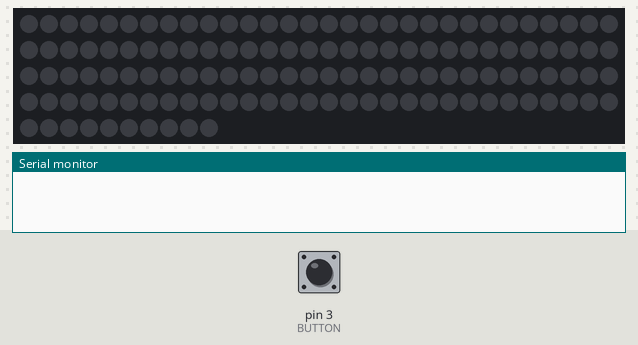
Recording of a program running on a simulated Arduino Pro Mini, built with avr-gcc and run on an emulated ATmega328P. Shown: 130 RGB LEDs in strip order, left to right, continuing on the next row, the last lines printed to the serial monitor. The test bench sets the inputs (shaded band); at power-on: pin 3 (BUTTON) LOW.

Above: at 1.2 s.
1.3 s: pin 3 (BUTTON) pulled HIGH for 3.2 s
At 5.3 s:
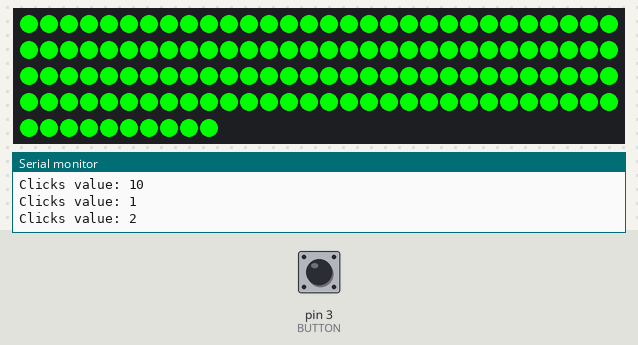
6.0 s: pin 3 (BUTTON) pulled HIGH for 1 s
At 6.73 s:
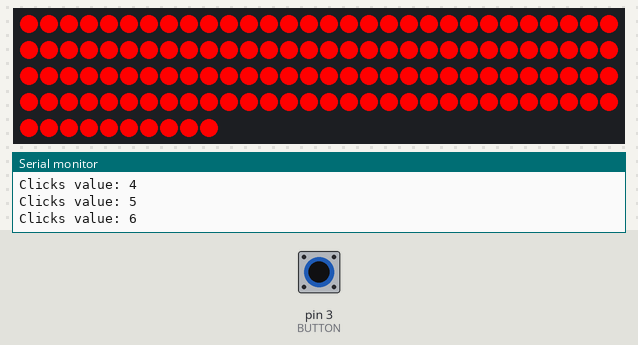
10.0 s: pin 3 (BUTTON) pulled HIGH for 0.15 s
10.7 s: pin 3 (BUTTON) pulled HIGH for 0.15 s
At 11.8 s:
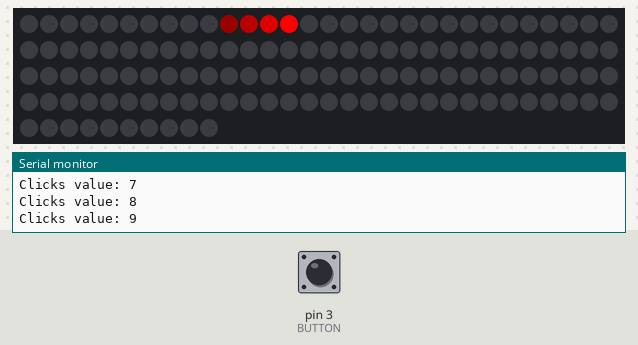
Timing chart, 0 to 12.4 s (numbered marks = the images above; inputs shaded):
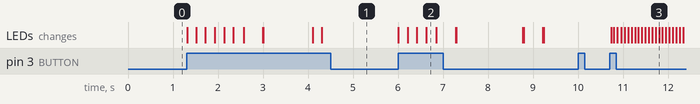

The program:

main.cpp
```cpp
// (licence header left out)
#include <main.h>

void fillLeds(Adafruit_NeoPixel &strip, uint32_t ledcolor)
{
    strip.fill(ledcolor);
    strip.show();
}

void fillOneLed(Adafruit_NeoPixel &strip, int pixel, uint32_t ledcolor)
{
    strip.setPixelColor(pixel, ledcolor);
    strip.show();
}

void clearLeds(Adafruit_NeoPixel &strip)
{
    strip.fill(ledColors.black);
    strip.show();
}

void ArrowRight(uint32_t color, uint8_t wait)
{
    for (int j = 0; j < 1; j++)
    { // The j<# determines how many cycles
        for (uint16_t i = 0; i < strip.numPixels(); i++)
        {
            strip.setPixelColor(i, color);
            strip.show();
            delay(wait);
        }
        for (uint16_t i = 0; i < strip.numPixels(); i++)
        {
            strip.setPixelColor(i, 0);
        }
        strip.show();
        delay(wait);
    }
}

void ArrowLeft(uint32_t color, uint8_t wait)
{
    for (int j = 0; j < 1; j++)
    { // The j<# determines how many cycles
        for (uint16_t i = strip.numPixels(); i + 1 > 0; i--)
        {
            strip.setPixelColor(i, color);
            strip.show();
            delay(wait);
        }
        for (uint16_t i = strip.numPixels(); i + 1 > 0; i--)
        {
            strip.setPixelColor(i, 0);
        }
        strip.show();
        delay(wait);
    }
}

void WigWag(uint32_t color, uint8_t wait)
{
    for (int j = 0; j < 5; j++)
    { // The j<# determines how many cycles
        for (int i = 0; i < (int)strip.numPixels(); i = i + 1)
        {
            strip.setPixelColor(i, color);
        }
        for (int i = ((int)strip.numPixels() / 2); i < (int)strip.numPixels(); i = i + 1)
        {
            strip.setPixelColor(i, 0);
        }
        strip.show();
        delay(wait);

        for (int i = 0; i < (int)strip.numPixels(); i = i + 1)
        {
            strip.setPixelColor(i, 0);
        }
        for (int i = ((int)strip.numPixels() / 2); i < (int)strip.numPixels(); i = i + 1)
        {
            strip.setPixelColor(i, color);
        }
        strip.show();
        delay(wait);
    }
}

void WigWag2(uint32_t color, uint32_t color2, uint8_t wait)
{
    for (int j = 0; j < 5; j++)
    { // The j<# determines how many cycles
        for (int i = 0; i < (int)strip.numPixels(); i = i + 1)
        {
            strip.setPixelColor(i, color);
        }
        for (int i = ((int)strip.numPixels() / 2); i < (int)strip.numPixels(); i = i + 1)
        {
            strip.setPixelColor(i, color2);
        }
        strip.show();
        delay(wait);

        for (int i = 0; i < (int)strip.numPixels(); i = i + 1)
        {
            strip.setPixelColor(i, color2);
        }
        for (int i = ((int)strip.numPixels() / 2); i < (int)strip.numPixels(); i = i + 1)
        {
            strip.setPixelColor(i, color);
        }
        strip.show();
        delay(wait);
    }
}

void red(uint32_t color, uint8_t wait) //passed color (c) and delay (wait) values
{
    int i = 0;           //start at pixel 0
    while (i < LEDS / 2) //loop until you reach half the pixels
    {
        strip.setPixelColor(i, color); //sets the pixel and color
        i++;
    }
    strip.show(); //turns on the pixels
    delay(wait);  //wait designated time (wait)
} //end red

void blue(uint32_t color, uint8_t wait) //passed color (c) and delay (wait) values
{
    int i = LEDS + 1;        //start at the last pixel
    while (i > LEDS / 2 - 1) //loop until you reach half the pixels
    {
        strip.setPixelColor(i, color); //sets pixel and color
        i--;
    }
    strip.show(); //turns on pixels
    delay(wait);  //wait designated time (wait)
} //end blue

/**
 * @brief red flash looks like police lights
 *
 */
void RedFlash()
{
    for (int x = 0; x <= 3; x++)
    {
        red(ledColors.red, 10); // call Red funtion - pass it color and dleay values
        clearLeds(strip);       // Turn off all pixels
        delay(75);
    }
} //end RedFlash

void BlueFlash()
{
    for (int x = 0; x <= 3; x++)
    {
        blue(ledColors.blue, 10); //call blue funtion - pass it color and dleay values
        clearLeds(strip);         // Turn off all pixels
        delay(75);
    }
} //end BlueFlash

// void Flash(uint32_t color, uint8_t wait = 10)
// {
//     for (int x = 0; x <= 3; x++)
//     {
//         int led = 0;             //start at pixel 0
//         int last_led = LEDS / 2; // end at half pixel

//         while (led < last_led) //loop until you reach half the pixels
//         {
//             strip.setPixelColor(led, color); //sets the pixel and color
//             led++;
//         }

//         strip.show();     //turns on the pixels
//         delay(wait);      //wait designated time (wait)
//         clearLeds(strip); // Turn off all pixels
//         delay(75);
//     }
//     for (int x = 0; x <= 3; x++)
//     {
//         int led1 = LEDS + 1;          //start at the last pixel
//         int last_led1 = LEDS / 2 - 1; // end at half pixel

//         while (led1 > last_led1) //loop until you reach half the pixels
//         {
//             strip.setPixelColor(led1, color); //sets the pixel and color
//             led1--;
//         }

//         strip.show();     //turns on the pixels
//         delay(wait);      //wait designated time (wait)
//         clearLeds(strip); // Turn off all pixels
//         delay(75);
//     }
// } //end Flash

void Police()
{
    RedFlash();
    delay(50);
    BlueFlash();
    delay(100);
} // end Police

void USPolice()
{
    WigWag(ledColors.red, 200);
    clearLeds(strip);
    Police();
    clearLeds(strip);
    WigWag(ledColors.blue, 200);
    clearLeds(strip);
    Police();
    delay(100);
}

void NightRider()
{
    for (int i = 0; i < (int)strip.numPixels(); i++)
    {
        fillOneLed(strip, i, ledColors.red);
        fillOneLed(strip, i - 1, strip.Color(150, 0, 0));
        fillOneLed(strip, i - 2, strip.Color(75, 0, 0));
        fillOneLed(strip, i - 3, strip.Color(25, 0, 0));
        fillOneLed(strip, i - 4, strip.Color(0, 0, 0));
        delay(50);
    }
    for (int i = (int)strip.numPixels(); i + 1 > 0; i--)
    {
        fillOneLed(strip, i, ledColors.red);
        fillOneLed(strip, i + 1, strip.Color(150, 0, 0));
        fillOneLed(strip, i + 2, strip.Color(75, 0, 0));
        fillOneLed(strip, i + 3, strip.Color(25, 0, 0));
        fillOneLed(strip, i + 4, strip.Color(0, 0, 0));
        delay(50);
    }
} // end NightRider

/**
 * @brief Last Debounce Time stored > input noise filter
 *
 */
unsigned long lastDebounceTime;

/**
 * @brief Delay between button pressed 2 times acceptance
 *
 */
unsigned long debounceDelay = 200;

bool isPoliceMode = false, isUSPoliceMode = false, k2000 = false;
int clicks;

void setup()
{
    Serial.begin(115200);
    pinMode(LEDSPIN, OUTPUT);
    pinMode(BUTTON, INPUT);
    digitalWrite(BUTTON, LOW);
    /**
     * @brief Init neopixel
     *
     */
    strip.setPin(LEDSPIN);
    strip.updateLength(LEDS);
    strip.updateType(NEO_GRB + NEO_KHZ800);
    strip.begin();
    strip.show(); // Initialize all pixels to 'off'
}

void loop()
{
    /**
     * @brief execute every 1000 ms
     *
     */
    static unsigned long lastReadMillis = 0;
    if ((isPoliceMode || isUSPoliceMode || k2000) && (millis() - lastReadMillis > 1000))
    {
        if (isPoliceMode)
        {
            Police();
        }
        if (isUSPoliceMode)
        {
            USPolice();
        }
        if (k2000)
        {
            NightRider();
        }
        lastReadMillis = millis();
    }
    /**
     * @brief
     *
     */
    int buttonTrigged = digitalRead(BUTTON);
    /**
     * @brief debounce physicals buttons
     *
     */
    bool debounced = (millis() - lastDebounceTime) > debounceDelay;
    if (buttonTrigged && debounced)
    {
        clicks++;
        Serial.print(F("Clicks value: "));
        Serial.println(clicks);
        lastDebounceTime = millis();
    }

    // force mode to false avoid putit on each cases
    isPoliceMode = isUSPoliceMode = k2000 = false;
    switch (clicks)
    {
    case 1: // switch leds white
    {
        fillLeds(strip, ledColors.white);
        break;
    }
    case 2: // switch leds green
    {
        fillLeds(strip, ledColors.green);
        break;
    }
    case 3: // switch leds purple
    {
        fillLeds(strip, ledColors.purple);
        break;
    }
    case 4: // switch leds blue
    {
        fillLeds(strip, ledColors.blue);
        break;
    }
    case 5: // switch leds yellow
    {
        fillLeds(strip, ledColors.yellow);
        break;
    }
    case 6: // switch leds red
    {
        fillLeds(strip, ledColors.red);
        break;
    }
    case 7: // switch police mode
    {
        isPoliceMode = true;
        break;
    }
    case 8: // switch US police
    {
        isUSPoliceMode = true;
        break;
    }
    case 9: // switch k2000
    {
        k2000 = true;
        break;
    }
    default:
        clicks = 0;
        clearLeds(strip);
    }
}
```

main.h
```cpp
// (licence header left out)
#ifndef MAIN_H
#define MAIN_H
#include <Arduino.h>
#include <Adafruit_NeoPixel.h>
// #include <lights.h>

#define ARRAY_SIZE(arr) int(sizeof(arr) / sizeof(arr[0]))

#define LEDSPIN 2
#define BUTTON 3
// #define LEDS 20
#define LEDS 130


/**
 * @brief NeoPixel strip instance
 *
 */
Adafruit_NeoPixel strip;

/**
 * @brief RBG colors presets
 *
 */
struct Colors
{
    uint32_t red = strip.Color(255, 0, 0);       // red
    uint32_t green = strip.Color(0, 255, 0);     // green
    uint32_t blue = strip.Color(0, 0, 255);      // blue
    uint32_t white = strip.Color(255, 255, 255); // white
    uint32_t yellow = strip.Color(255, 255, 0);  // yellow
    uint32_t purple = strip.Color(255, 0, 255);  // purple
    uint32_t black = strip.Color(0, 0, 0);       // black
};

/**
 * @brief instanciate colors
 *
 */
Colors ledColors;
#endif // MAIN_H
```

Measured:
- after the input at 1.3 s, the LEDs: first change at once (image 1 shows a later state)
- after the input at 6.0 s, the LEDs: first change at once (image 2 shows a later state)
